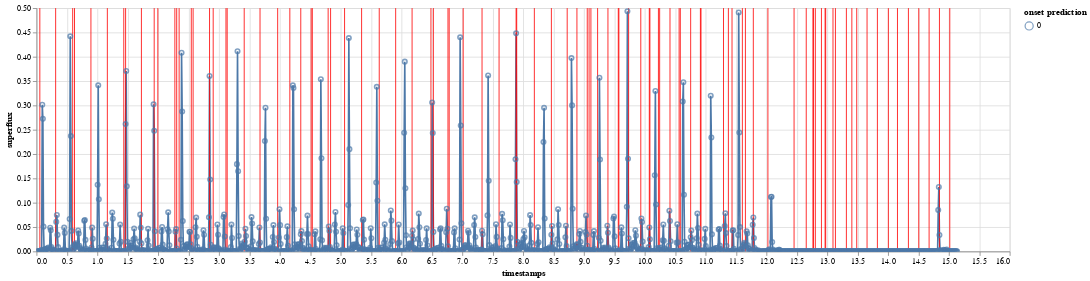

The notebook cell saved with this chart:
### Code cell
file = data["file"][6]

base = alt.Chart(data[data["file"]==file])

superflux = base.mark_line().encode(x="timestamps", y="superflux")

onsets = alt.Chart(data[data["file"]==file][data["onset"]]).mark_rule(color='red').encode(
    x='timestamps',
)

predictions = alt.Chart(data[data["file"]==file]).mark_point().encode(
    x='timestamps',
    y="superflux",
    color="onset prediction:N",
)

(superflux + onsets + predictions).properties(width=1200).interactive()

### Figure 1 — Vega-Lite specification as saved in the notebook (floating-point values rounded to 4 significant figures; data arrays with more than 128 entries replaced by an {"elided": "..."} marker saying what was removed)
{"config": {"view": {"continuousWidth": 400, "continuousHeight": 300}}, "layer": [{"data": {"name": "data-e887246f61e7b0d5cd1fa33062c37692"}, "mark": "line", "encoding": {"x": {"field": "timestamps", "type": "quantitative"}, "y": {"field": "superflux", "type": "quantitative"}}, "selection": {"selector007": {"type": "interval", "bind": "scales", "encodings": ["x", "y"]}}}, {"data": {"name": "data-963fa99bfbef9b42eebe38cf9b7098ed"}, "mark": {"type": "rule", "color": "red"}, "encoding": {"x": {"field": "timestamps", "type": "quantitative"}}}, {"data": {"name": "data-e887246f61e7b0d5cd1fa33062c37692"}, "mark": "point", "encoding": {"color": {"field": "onset prediction", "type": "nominal"}, "x": {"field": "timestamps", "type": "quantitative"}, "y": {"field": "superflux", "type": "quantitative"}}}], "width": 1200, "$schema": "https://vega.github.io/schema/vega-lite/v4.17.0.json", "datasets": {"data-e887246f61e7b0d5cd1fa33062c37692": {"elided": "1514 records"}, "data-963fa99bfbef9b42eebe38cf9b7098ed": [{"file": "jpb_wilco", "timestamps": 0.055, "onset": true, "onset probabilty": 0.05294, "onset prediction": 0, "superflux": 1e-05}, {"file": "jpb_wilco", "timestamps": 0.315, "onset": true, "onset probabilty": 0.05272, "onset prediction": 0, "superflux": 0.00087}, {"file": "jpb_wilco", "timestamps": 0.595, "onset": true, "onset probabilty": 0.05599, "onset prediction": 0, "superflux": 0.00513}, {"file": "jpb_wilco", "timestamps": 0.625, "onset": true, "onset probabilty": 0.05571, "onset prediction": 0, "superflux": 0.01344}, {"file": "jpb_wilco", "timestamps": 0.895, "onset": true, "onset probabilty": 0.05444, "onset prediction": 0, "superflux": 0.00231}, {"file": "jpb_wilco", "timestamps": 1.165, "onset": true, "onset probabilty": 0.05179, "onset prediction": 0, "superflux": 0.0064}, {"file": "jpb_wilco", "timestamps": 1.435, "onset": true, "onset probabilty": 0.05209, "onset prediction": 0, "superflux": 0.00029}, {"file": "jpb_wilco", "timestamps": 1.465, "onset": true, "onset probabilty": 0.06567, "onset prediction": 0, "superflux": 0.2617}, {"file": "jpb_wilco", "timestamps": 1.725, "onset": true, "onset probabilty": 0.05896, "onset prediction": 0, "superflux": 0.01611}, {"file": "jpb_wilco", "timestamps": 1.935, "onset": true, "onset probabilty": 0.07313, "onset prediction": 0, "superflux": 0.2478}, {"file": "jpb_wilco", "timestamps": 1.995, "onset": true, "onset probabilty": 0.05417, "onset prediction": 0, "superflux": 0.00323}, {"file": "jpb_wilco", "timestamps": 2.275, "onset": true, "onset probabilty": 0.05459, "onset prediction": 0, "superflux": 0.00145}, {"file": "jpb_wilco", "timestamps": 2.305, "onset": true, "onset probabilty": 0.05655, "onset prediction": 0, "superflux": 0.00593}, {"file": "jpb_wilco", "timestamps": 2.345, "onset": true, "onset probabilty": 0.05399, "onset prediction": 0, "superflux": 0.00018}, {"file": "jpb_wilco", "timestamps": 2.545, "onset": true, "onset probabilty": 0.05538, "onset prediction": 0, "superflux": 0.00701}, {"file": "jpb_wilco", "timestamps": 2.575, "onset": true, "onset probabilty": 0.05294, "onset prediction": 0, "superflux": 0.00089}, {"file": "jpb_wilco", "timestamps": 2.845, "onset": true, "onset probabilty": 0.07609, "onset prediction": 0, "superflux": 0.3607}, {"file": "jpb_wilco", "timestamps": 2.905, "onset": true, "onset probabilty": 0.05714, "onset prediction": 0, "superflux": 0.00823}, {"file": "jpb_wilco", "timestamps": 3.115, "onset": true, "onset probabilty": 0.05306, "onset prediction": 0, "superflux": 4e-05}, {"file": "jpb_wilco", "timestamps": 3.135, "onset": true, "onset probabilty": 0.05272, "onset prediction": 0, "superflux": 0.00012}, {"file": "jpb_wilco", "timestamps": 3.415, "onset": true, "onset probabilty": 0.0508, "onset prediction": 0, "superflux": 0.00296}, {"file": "jpb_wilco", "timestamps": 3.675, "onset": true, "onset probabilty": 0.06204, "onset prediction": 0, "superflux": 0.01847}, {"file": "jpb_wilco", "timestamps": 3.965, "onset": true, "onset probabilty": 0.05353, "onset prediction": 0, "superflux": 0.00032}, {"file": "jpb_wilco", "timestamps": 4.165, "onset": true, "onset probabilty": 0.05338, "onset prediction": 0, "superflux": 6e-05}, {"file": "jpb_wilco", "timestamps": 4.345, "onset": true, "onset probabilty": 0.06121, "onset prediction": 0, "superflux": 0.03508}, {"file": "jpb_wilco", "timestamps": 4.515, "onset": true, "onset probabilty": 0.05216, "onset prediction": 0, "superflux": 0.00025}, {"file": "jpb_wilco", "timestamps": 4.535, "onset": true, "onset probabilty": 0.05362, "onset prediction": 0, "superflux": 0.00241}, {"file": "jpb_wilco", "timestamps": 4.795, "onset": true, "onset probabilty": 0.05362, "onset prediction": 0, "superflux": 0.0023}, {"file": "jpb_wilco", "timestamps": 4.835, "onset": true, "onset probabilty": 0.05085, "onset prediction": 0, "superflux": 0.00423}, {"file": "jpb_wilco", "timestamps": 5.065, "onset": true, "onset probabilty": 0.04873, "onset prediction": 0, "superflux": 0.00014}, {"file": "jpb_wilco", "timestamps": 5.345, "onset": true, "onset probabilty": 0.05473, "onset prediction": 0, "superflux": 0.00256}, {"file": "jpb_wilco", "timestamps": 5.635, "onset": true, "onset probabilty": 0.05622, "onset prediction": 0, "superflux": 0.00286}, {"file": "jpb_wilco", "timestamps": 5.905, "onset": true, "onset probabilty": 0.05558, "onset prediction": 0, "superflux": 0.00042}, {"file": "jpb_wilco", "timestamps": 6.175, "onset": true, "onset probabilty": 0.06347, "onset prediction": 0, "superflux": 0.03212}, {"file": "jpb_wilco", "timestamps": 6.485, "onset": true, "onset probabilty": 0.05295, "onset prediction": 0, "superflux": 0.00027}, {"file": "jpb_wilco", "timestamps": 6.525, "onset": true, "onset probabilty": 0.07278, "onset prediction": 0, "superflux": 0.04013}, {"file": "jpb_wilco", "timestamps": 6.765, "onset": true, "onset probabilty": 0.06119, "onset prediction": 0, "superflux": 0.01078}, {"file": "jpb_wilco", "timestamps": 6.785, "onset": true, "onset probabilty": 0.05288, "onset prediction": 0, "superflux": 9e-05}, {"file": "jpb_wilco", "timestamps": 7.015, "onset": true, "onset probabilty": 0.05763, "onset prediction": 0, "superflux": 0.0044}, {"file": "jpb_wilco", "timestamps": 7.325, "onset": true, "onset probabilty": 0.06523, "onset prediction": 0, "superflux": 0.04263}, {"file": "jpb_wilco", "timestamps": 7.605, "onset": true, "onset probabilty": 0.05772, "onset prediction": 0, "superflux": 0.00155}, {"file": "jpb_wilco", "timestamps": 7.885, "onset": true, "onset probabilty": 0.0771, "onset prediction": 0, "superflux": 0.4481}, {"file": "jpb_wilco", "timestamps": 7.895, "onset": true, "onset probabilty": 0.07035, "onset prediction": 0, "superflux": 0.1427}, {"file": "jpb_wilco", "timestamps": 8.185, "onset": true, "onset probabilty": 0.05585, "onset prediction": 0, "superflux": 0.00089}, {"file": "jpb_wilco", "timestamps": 8.465, "onset": true, "onset probabilty": 0.05136, "onset prediction": 0, "superflux": 0.03433}, {"file": "jpb_wilco", "timestamps": 8.725, "onset": true, "onset probabilty": 0.04857, "onset prediction": 0, "superflux": 0.00027}, {"file": "jpb_wilco", "timestamps": 8.885, "onset": true, "onset probabilty": 0.05823, "onset prediction": 0, "superflux": 0.01504}, {"file": "jpb_wilco", "timestamps": 9.055, "onset": true, "onset probabilty": 0.06213, "onset prediction": 0, "superflux": 0.01176}, {"file": "jpb_wilco", "timestamps": 9.085, "onset": true, "onset probabilty": 0.05466, "onset prediction": 0, "superflux": 0.00253}, {"file": "jpb_wilco", "timestamps": 9.115, "onset": true, "onset probabilty": 0.05423, "onset prediction": 0, "superflux": 0.00208}, {"file": "jpb_wilco", "timestamps": 9.225, "onset": true, "onset probabilty": 0.05412, "onset prediction": 0, "superflux": 0.00018}, {"file": "jpb_wilco", "timestamps": 9.395, "onset": true, "onset probabilty": 0.06294, "onset prediction": 0, "superflux": 0.03842}, {"file": "jpb_wilco", "timestamps": 9.565, "onset": true, "onset probabilty": 0.05454, "onset prediction": 0, "superflux": 0.00037}, {"file": "jpb_wilco", "timestamps": 9.575, "onset": true, "onset probabilty": 0.05489, "onset prediction": 0, "superflux": 0.0006}, {"file": "jpb_wilco", "timestamps": 9.735, "onset": true, "onset probabilty": 0.06935, "onset prediction": 0, "superflux": 0.02717}, {"file": "jpb_wilco", "timestamps": 9.935, "onset": true, "onset probabilty": 0.05904, "onset prediction": 0, "superflux": 0.0055}, {"file": "jpb_wilco", "timestamps": 10.07, "onset": true, "onset probabilty": 0.0467, "onset prediction": 0, "superflux": 0.04921}, {"file": "jpb_wilco", "timestamps": 10.09, "onset": true, "onset probabilty": 0.05727, "onset prediction": 0, "superflux": 0.02488}, {"file": "jpb_wilco", "timestamps": 10.22, "onset": true, "onset probabilty": 0.05981, "onset prediction": 0, "superflux": 0.00414}, {"file": "jpb_wilco", "timestamps": 10.24, "onset": true, "onset probabilty": 0.05752, "onset prediction": 0, "superflux": 0.00076}, {"file": "jpb_wilco", "timestamps": 10.41, "onset": true, "onset probabilty": 0.05859, "onset prediction": 0, "superflux": 0.06256}, {"file": "jpb_wilco", "timestamps": 10.56, "onset": true, "onset probabilty": 0.05435, "onset prediction": 0, "superflux": 6e-05}, {"file": "jpb_wilco", "timestamps": 10.59, "onset": true, "onset probabilty": 0.05604, "onset prediction": 0, "superflux": 0.00014}, {"file": "jpb_wilco", "timestamps": 10.76, "onset": true, "onset probabilty": 0.05505, "onset prediction": 0, "superflux": 0.02909}, {"file": "jpb_wilco", "timestamps": 10.91, "onset": true, "onset probabilty": 0.05234, "onset prediction": 0, "superflux": 0.00233}, {"file": "jpb_wilco", "timestamps": 10.93, "onset": true, "onset probabilty": 0.05102, "onset prediction": 0, "superflux": 0.00044}, {"file": "jpb_wilco", "timestamps": 11.29, "onset": true, "onset probabilty": 0.05536, "onset prediction": 0, "superflux": 0.00019}, {"file": "jpb_wilco", "timestamps": 11.38, "onset": true, "onset probabilty": 0.05609, "onset prediction": 0, "superflux": 7e-05}, {"file": "jpb_wilco", "timestamps": 11.44, "onset": true, "onset probabilty": 0.05683, "onset prediction": 0, "superflux": 0.00174}, {"file": "jpb_wilco", "timestamps": 11.61, "onset": true, "onset probabilty": 0.05825, "onset prediction": 0, "superflux": 0.00491}, {"file": "jpb_wilco", "timestamps": 11.65, "onset": true, "onset probabilty": 0.05737, "onset prediction": 0, "superflux": 0.00468}, {"file": "jpb_wilco", "timestamps": 11.79, "onset": true, "onset probabilty": 0.05774, "onset prediction": 0, "superflux": 0.06962}, {"file": "jpb_wilco", "timestamps": 12.03, "onset": true, "onset probabilty": 0.05353, "onset prediction": 0, "superflux": 1e-05}, {"file": "jpb_wilco", "timestamps": 12.46, "onset": true, "onset probabilty": 0.0518, "onset prediction": 0, "superflux": 2e-05}, {"file": "jpb_wilco", "timestamps": 12.65, "onset": true, "onset probabilty": 0.0504, "onset prediction": 0, "superflux": 3e-05}, {"file": "jpb_wilco", "timestamps": 12.77, "onset": true, "onset probabilty": 0.04792, "onset prediction": 0, "superflux": 2e-05}, {"file": "jpb_wilco", "timestamps": 12.78, "onset": true, "onset probabilty": 0.04961, "onset prediction": 0, "superflux": 2e-05}, {"file": "jpb_wilco", "timestamps": 12.8, "onset": true, "onset probabilty": 0.04757, "onset prediction": 0, "superflux": 4e-05}, {"file": "jpb_wilco", "timestamps": 12.9, "onset": true, "onset probabilty": 0.04471, "onset prediction": 0, "superflux": 5e-05}, {"file": "jpb_wilco", "timestamps": 12.97, "onset": true, "onset probabilty": 0.05031, "onset prediction": 0, "superflux": 3e-05}, {"file": "jpb_wilco", "timestamps": 12.97, "onset": true, "onset probabilty": 0.04938, "onset prediction": 0, "superflux": 3e-05}, {"file": "jpb_wilco", "timestamps": 13.1, "onset": true, "onset probabilty": 0.05065, "onset prediction": 0, "superflux": 7e-05}, {"file": "jpb_wilco", "timestamps": 13.14, "onset": true, "onset probabilty": 0.05284, "onset prediction": 0, "superflux": 2e-05}, {"file": "jpb_wilco", "timestamps": 13.31, "onset": true, "onset probabilty": 0.0548, "onset prediction": 0, "superflux": 3e-05}, {"file": "jpb_wilco", "timestamps": 13.4, "onset": true, "onset probabilty": 0.0578, "onset prediction": 0, "superflux": 3e-05}, {"file": "jpb_wilco", "timestamps": 13.48, "onset": true, "onset probabilty": 0.05791, "onset prediction": 0, "superflux": 3e-05}, {"file": "jpb_wilco", "timestamps": 13.65, "onset": true, "onset probabilty": 0.05949, "onset prediction": 0, "superflux": 2e-05}, {"file": "jpb_wilco", "timestamps": 13.82, "onset": true, "onset probabilty": 0.05755, "onset prediction": 0, "superflux": 3e-05}, {"file": "jpb_wilco", "timestamps": 14.01, "onset": true, "onset probabilty": 0.05635, "onset prediction": 0, "superflux": 3e-05}, {"file": "jpb_wilco", "timestamps": 14.15, "onset": true, "onset probabilty": 0.0499, "onset prediction": 0, "superflux": 3e-05}, {"file": "jpb_wilco", "timestamps": 14.34, "onset": true, "onset probabilty": 0.04356, "onset prediction": 0, "superflux": 6e-05}, {"file": "jpb_wilco", "timestamps": 14.51, "onset": true, "onset probabilty": 0.05724, "onset prediction": 0, "superflux": 5e-05}, {"file": "jpb_wilco", "timestamps": 14.68, "onset": true, "onset probabilty": 0.04464, "onset prediction": 0, "superflux": 3e-05}, {"file": "jpb_wilco", "timestamps": 14.85, "onset": true, "onset probabilty": 0.04807, "onset prediction": 0, "superflux": 0.0337}, {"file": "jpb_wilco", "timestamps": 15.02, "onset": true, "onset probabilty": 0.05659, "onset prediction": 0, "superflux": 1e-05}]}}
